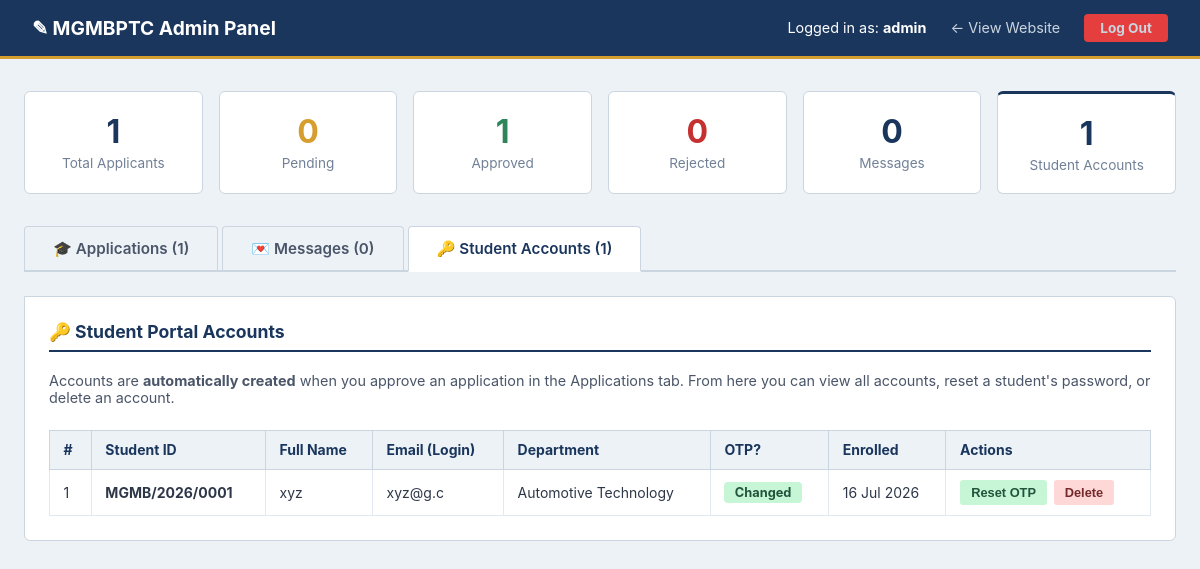
The page /admin.php?tab=accounts (signed in) on the database its author committed.
### tables this page shows
CREATE TABLE `students` (
  `id` int(11) NOT NULL,
  `full_name` varchar(100) NOT NULL,
  `email` varchar(100) NOT NULL,
  `password_hash` varchar(255) NOT NULL,
  `department` varchar(100) DEFAULT NULL,
  `student_id_no` varchar(50) DEFAULT NULL,
  `status` varchar(20) DEFAULT 'Active',
  `created_at` timestamp NOT NULL DEFAULT current_timestamp(),
  `must_change_password` tinyint(1) NOT NULL DEFAULT 1,
  `admission_ref_id` int(11) DEFAULT NULL
);

### admin.php (the view, shortened to what this page needs)
<?php
require_once __DIR__ . '/includes/db.php';
?>
<?php
$active_tab = $_GET['tab'] ?? 'students';
$students = [];
$accounts = [];
$summary  = [];
if ($pdo) {
    $students = $pdo->query("SELECT * FROM admissions ORDER BY created_at DESC")->fetchAll();
    $accounts = $pdo->query("SELECT id, full_name, email, department, student_id_no, status, created_at FROM students ORDER BY created_at DESC")->fetchAll();
    $summary['total_students']  = $pdo->query("SELECT COUNT(*) FROM admissions")->fetchColumn();
    $summary['pending']         = $pdo->query("SELECT COUNT(*) FROM admissions WHERE status='Pending'")->fetchColumn();
    $summary['approved']        = $pdo->query("SELECT COUNT(*) FROM admissions WHERE status='Approved'")->fetchColumn();
    $summary['rejected']        = $pdo->query("SELECT COUNT(*) FROM admissions WHERE status='Rejected'")->fetchColumn();
    $summary['total_messages']  = $pdo->query("SELECT COUNT(*) FROM contact_messages")->fetchColumn();
    $summary['total_accounts']  = $pdo->query("SELECT COUNT(*) FROM students")->fetchColumn();
}
?>
<!DOCTYPE html>
<html lang="en">
<head>
</head>
<body>
<div class="admin-bar">
    <h1>&#9998; MGMBPTC Admin Panel</h1>
    <div class="bar-right">
        <span>Logged in as: <strong>admin</strong></span>
        <a href="index.php">&#8592; View Website</a>
        <a href="admin.php?action=logout" class="logout-btn">Log Out</a>
    </div>
</div>
<div class="admin-container">
    <div class="summary-grid">
        <div class="summary-card">
            <h2><?php echo $summary['total_students']; ?></h2>
            <p>Total Applicants</p>
        </div>
        <div class="summary-card pending">
            <h2><?php echo $summary['pending']; ?></h2>
            <p>Pending</p>
        </div>
        <div class="summary-card approved">
            <h2><?php echo $summary['approved']; ?></h2>
            <p>Approved</p>
        </div>
        <div class="summary-card rejected">
            <h2><?php echo $summary['rejected']; ?></h2>
            <p>Rejected</p>
        </div>
        <div class="summary-card">
            <h2><?php echo $summary['total_messages']; ?></h2>
            <p>Messages</p>
        </div>
        <div class="summary-card" style="border-top:3px solid #1a365d;">
            <h2 style="color:#1a365d;"><?php echo $summary['total_accounts'] ?? 0; ?></h2>
            <p>Student Accounts</p>
        </div>
    </div>
    <div class="tabs">
        <a href="admin.php?tab=students" class="tab-btn <?php echo $active_tab === 'students' ? 'active' : ''; ?>">
            &#127891; Applications (<?php echo $summary['total_students']; ?>)
        </a>
        <a href="admin.php?tab=messages" class="tab-btn <?php echo $active_tab === 'messages' ? 'active' : ''; ?>">
            &#128140; Messages (<?php echo $summary['total_messages']; ?>)
        </a>
        <a href="admin.php?tab=accounts" class="tab-btn <?php echo $active_tab === 'accounts' ? 'active' : ''; ?>">
            &#128273; Student Accounts (<?php echo $summary['total_accounts'] ?? 0; ?>)
        </a>
    </div>
    <div class="panel">
        <?php if ($active_tab === 'students'): ?>
            <h3>Student Application Records</h3>
            <?php if (empty($students)): ?>
                <div class="empty-msg">
                    No student applications have been received yet.<br>
                    Applications submitted through the <a href="admission.php">Admissions page</a> will appear here.
                </div>
            <?php else: ?>
                <table>
                    <thead>
                        <tr>
                            <th>#</th>
                            <th>Full Name</th>
                            <th>Email Address</th>
                            <th>Phone Number</th>
                            <th>Department</th>
                            <th>Applied On</th>
                            <th>Status</th>
                            <th>Actions</th>
                        </tr>
                    </thead>
                    <tbody>
                        <?php foreach ($students as $s): ?>
                            <tr>
                                <td><?php echo $s['id']; ?></td>
                                <td><strong><?php echo htmlspecialchars($s['full_name']); ?></strong></td>
                                <td><?php echo htmlspecialchars($s['email']); ?></td>
                                <td><?php echo htmlspecialchars($s['phone']); ?></td>
                                <td><?php echo htmlspecialchars($s['department']); ?></td>
                                <td><?php echo date('d M Y, H:i', strtotime($s['created_at'])); ?></td>
                                <td>
                                    <?php
                                        $badge_class = match($s['status']) {
                                            'Approved' => 'badge-approved',
                                            'Rejected' => 'badge-rejected',
                                            default    => 'badge-pending'
                                        };
                                    ?>
                                    <span class="badge <?php echo $badge_class; ?>">
                                        <?php echo htmlspecialchars($s['status']); ?>
                                    </span>
                                </td>
                                <td>
                                    <div class="action-btns">
                                        <?php if ($s['status'] !== 'Approved'): ?>
                                            <form method="POST">
                                                <input type="hidden" name="record_id" value="<?php echo $s['id']; ?>">
                                                <input type="hidden" name="new_status" value="Approved">
                                                <button type="submit" name="update_status" class="btn-sm btn-approve">Approve</button>
                                            </form>
                                        <?php endif; ?>
                                        <?php if ($s['status'] !== 'Rejected'): ?>
                                            <form method="POST">
                                                <input type="hidden" name="record_id" value="<?php echo $s['id']; ?>">
                                                <input type="hidden" name="new_status" value="Rejected">
                                                <button type="submit" name="update_status" class="btn-sm btn-reject">Reject</button>
                                            </form>
                                        <?php endif; ?>
                                        <form method="POST" onsubmit="return confirm('Are you sure you want to permanently delete this record?');">
                                            <input type="hidden" name="record_id" value="<?php echo $s['id']; ?>">
                                            <button type="submit" name="delete_admission" class="btn-sm btn-delete">Delete</button>
                                        </form>
                                    </div>
                                </td>
                            </tr>
                        <?php endforeach; ?>
                    </tbody>
                </table>
            <?php endif; ?>
        <?php elseif ($active_tab === 'accounts'): ?>
            <h3>&#128273; Student Portal Accounts</h3>
            <p style="color:#4a5568; font-size:0.9rem; margin-bottom:1.5rem;">
                Accounts are <strong>automatically created</strong> when you approve an application in the Applications tab.
                From here you can view all accounts, reset a student's password, or delete an account.
            </p>
            <?php if (empty($accounts)): ?>
                <div class="empty-msg">
                    No student portal accounts yet. Approve an application in the
                    <a href="admin.php?tab=students">Applications tab</a> to create one automatically.
                </div>
            <?php else: ?>
                <table>
                    <thead>
                        <tr>
                            <th>#</th>
                            <th>Student ID</th>
                            <th>Full Name</th>
                            <th>Email (Login)</th>
                            <th>Department</th>
                            <th>OTP?</th>
                            <th>Enrolled</th>
                            <th>Actions</th>
                        </tr>
                    </thead>
                    <tbody>
                        <?php foreach ($accounts as $a): ?>
                            <tr>
                                <td><?php echo $a['id']; ?></td>
                                <td><strong><?php echo htmlspecialchars($a['student_id_no'] ?: '—'); ?></strong></td>
                                <td><?php echo htmlspecialchars($a['full_name']); ?></td>
                                <td><?php echo htmlspecialchars($a['email']); ?></td>
                                <td><?php echo htmlspecialchars($a['department']); ?></td>
                                <td>
                                    <?php if (!empty($a['must_change_password'])): ?>
                                        <span class="badge badge-pending" title="Student has not changed their OTP yet">Pending</span>
                                    <?php else: ?>
                                        <span class="badge badge-approved">Changed</span>
                                    <?php endif; ?>
                                </td>
                                <td><?php echo date('d M Y', strtotime($a['created_at'])); ?></td>
                                <td>
                                    <div class="action-btns">
                                        <form method="POST" onsubmit="return confirm('Reset password for <?php echo addslashes($a['full_name']); ?>? A new OTP will be generated.')">
                                            <button type="submit" name="reset_student_password" class="btn-sm btn-approve">Reset OTP</button>
                                        </form>
                                        <form method="POST" onsubmit="return confirm('Permanently delete this student account?');">
                                            <button type="submit" name="delete_student_account" class="btn-sm btn-delete">Delete</button>
                                        </form>
                                    </div>
                                </td>
                            </tr>
                        <?php endforeach; ?>
                    </tbody>
                </table>
            <?php endif; ?>
        <?php endif; ?>
    </div>
</div>
</body>
</html>

### admin.php (style rules this page uses)
*, *::before, *::after { box-sizing: border-box; margin: 0; padding: 0; }
body { font-family: -apple-system, BlinkMacSystemFont, "Segoe UI", Roboto, Arial, sans-serif; background-color: #edf2f7; color: #2d3748; }
.admin-bar { background-color: #1a365d; color: #fff; padding: 0.85rem 2rem; display: flex; justify-content: space-between; align-items: center; border-bottom: 3px solid #d69e2e; }
.admin-bar h1 { font-size: 1.2rem; }
.admin-bar .bar-right { display: flex; align-items: center; gap: 1.5rem; font-size: 0.9rem; }
.admin-bar a { color: #cbd5e0; text-decoration: none; }
.logout-btn { background-color: #e53e3e; color: #fff; padding: 0.4rem 1rem; border-radius: 4px; font-size: 0.85rem; font-weight: bold; text-decoration: none; }
.admin-container { max-width: 1200px; margin: 2rem auto; padding: 0 1.5rem; }
.summary-grid { display: grid; grid-template-columns: repeat(6, 1fr); gap: 1rem; margin-bottom: 2rem; }
.summary-card { background: #fff; border: 1px solid #cbd5e0; border-radius: 6px; padding: 1.25rem; text-align: center; }
.summary-card h2 { font-size: 2rem; color: #1a365d; }
.summary-card p { font-size: 0.85rem; color: #718096; margin-top: 0.25rem; }
.summary-card.pending h2 { color: #d69e2e; }
.summary-card.approved h2 { color: #2f855a; }
.summary-card.rejected h2 { color: #c53030; }
.tabs { display: flex; gap: 0; border-bottom: 2px solid #cbd5e0; margin-bottom: 1.5rem; }
.tab-btn { padding: 0.75rem 1.75rem; border: 1px solid #cbd5e0; border-bottom: none; background: #edf2f7; color: #4a5568; cursor: pointer; font-size: 0.95rem; font-weight: 600; text-decoration: none; border-radius: 4px 4px 0 0; margin-right: 4px; }
.tab-btn.active { background: #fff; color: #1a365d; border-bottom: 2px solid #fff; margin-bottom: -2px; }
.panel { background: #fff; border: 1px solid #cbd5e0; border-radius: 0 6px 6px 6px; padding: 1.5rem; }
.panel h3 { font-size: 1.1rem; color: #1a365d; margin-bottom: 1.25rem; padding-bottom: 0.5rem; border-bottom: 2px solid #1a365d; }
table { width: 100%; border-collapse: collapse; font-size: 0.875rem; }
th { background-color: #edf2f7; color: #1a365d; padding: 0.65rem 0.85rem; border: 1px solid #cbd5e0; text-align: left; font-weight: 700; }
td { padding: 0.65rem 0.85rem; border: 1px solid #e2e8f0; vertical-align: middle; }
.badge { display: inline-block; padding: 0.2rem 0.65rem; border-radius: 4px; font-size: 0.8rem; font-weight: bold; }
.badge-approved { background: #c6f6d5; color: #22543d; }
.action-btns { display: flex; gap: 0.4rem; flex-wrap: wrap; }
.btn-sm { padding: 0.3rem 0.7rem; font-size: 0.8rem; font-weight: bold; border: none; border-radius: 3px; cursor: pointer; }
.btn-approve { background: #c6f6d5; color: #22543d; }
.btn-delete { background: #fed7d7; color: #742a2a; }

### rows shown on the page
students: id "1", student_id_no "MGMB/2026/0001", full_name "xyz", email "xyz@g.c", department "Automotive Technology", created_at "16 Jul 2026"

### other values the page prints
$summary['total_students'] "1"
$summary['pending'] "0"
$summary['approved'] "1"
$summary['rejected'] "0"
$summary['total_messages'] "0"
$summary['total_accounts'] "1"
